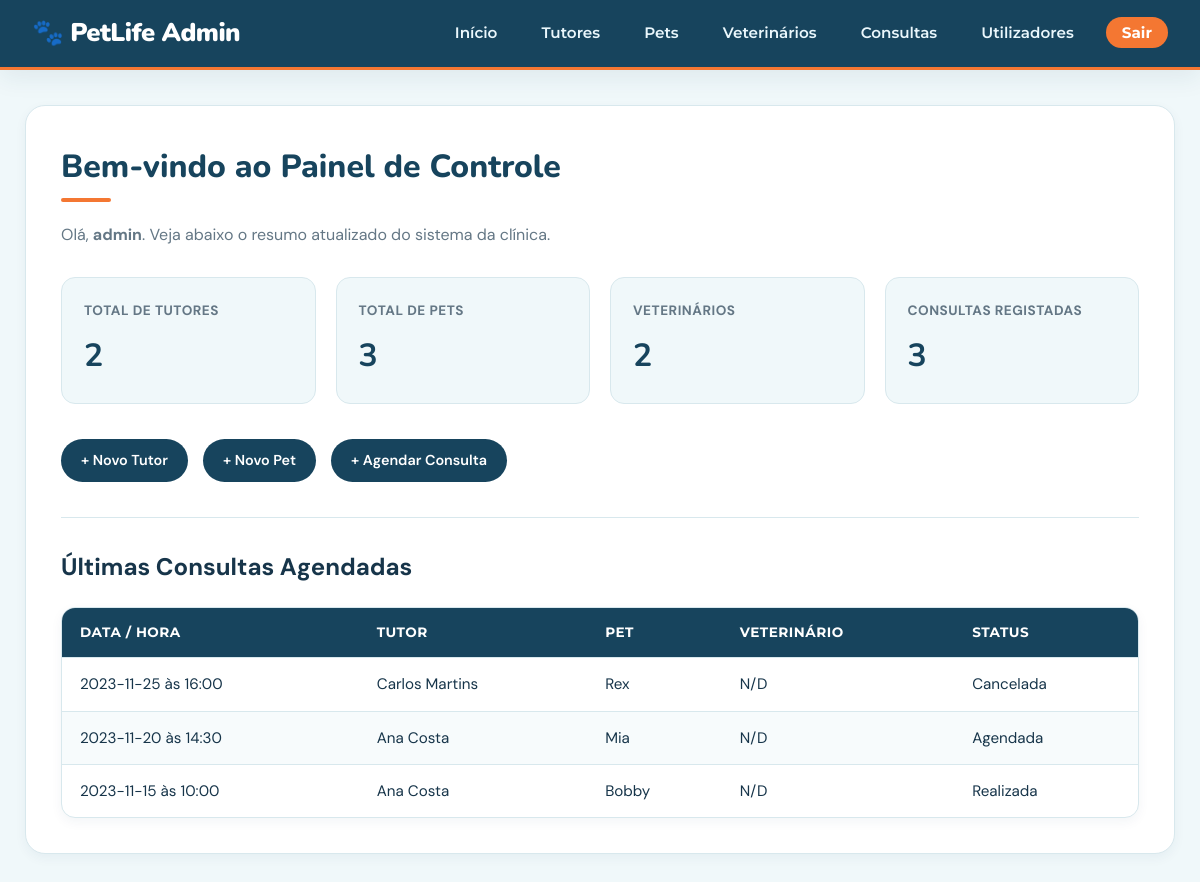
Screenshot of /admin/index.php (signed in) with the database file from the repository.
### tables this page shows
CREATE TABLE TUTOR (
    id_tutor INTEGER PRIMARY KEY AUTOINCREMENT,
    nome TEXT NOT NULL,
    cpf TEXT UNIQUE,
    telefone TEXT,
    email TEXT,
    endereco TEXT,
    data_cadastro DATE
);

### funcoes/banco-tutores.php (called while the page is built, shortened)
<?php
function listarTutores($conexao) {
    $sql = "SELECT * FROM TUTOR ORDER BY nome ASC";
    $stmt = $conexao->query($sql);
    return $stmt->fetchAll();
}
?>

### funcoes/banco-pets.php (called while the page is built, shortened)
<?php
function listarPets($conexao) {$sql = "SELECT PET.*, TUTOR.nome AS nome_tutor
            FROM PET
            JOIN TUTOR ON PET.id_tutor = TUTOR.id_tutor
            ORDER BY PET.nome ASC";
    $stmt = $conexao->query($sql);
    return $stmt->fetchAll();
}
?>

### funcoes/banco-veterinarios.php (called while the page is built, shortened)
<?php
function listarVeterinarios($conexao) {
    $sql = "SELECT * FROM VETERINARIO ORDER BY nome ASC";
    $stmt = $conexao->query($sql);
    return $stmt->fetchAll();
}
?>

### funcoes/banco-consultas.php (called while the page is built, shortened)
<?php
function listarConsultas($conexao) {
    $sql = "SELECT CONSULTA.*,
                   TUTOR.nome AS nome_tutor,
                   PET.nome AS nome_pet,
                   VETERINARIO.nome AS nome_vet
            FROM CONSULTA
            JOIN TUTOR ON CONSULTA.id_tutor = TUTOR.id_tutor
            JOIN PET ON CONSULTA.id_pet = PET.id_pet
            JOIN VETERINARIO ON CONSULTA.id_veterinario = VETERINARIO.id_veterinario
            ORDER BY CONSULTA.data DESC, CONSULTA.horario DESC";
    $stmt = $conexao->query($sql);
    return $stmt->fetchAll();
}
?>

### admin/index.php (the view, shortened to what this page needs)
<?php
require_once '../config/conexao.php';
require_once '../funcoes/banco-tutores.php';
require_once '../funcoes/banco-pets.php';
require_once '../funcoes/banco-veterinarios.php';
require_once '../funcoes/banco-consultas.php';
$totalTutores = count(listarTutores($conexao));
$totalPets = count(listarPets($conexao));
$totalVeterinarios = count(listarVeterinarios($conexao));
$consultas = listarConsultas($conexao);
$totalConsultas = count($consultas);
?>
<!DOCTYPE html>
<html lang="pt">
<head>
    <link rel="stylesheet" href="../css/style.css">
</head>
<body>
    <header>
        <div class="header-wrapper">
            <h2>🐾 PetLife Admin</h2>
            <nav>
                <ul>
                    <li><a href="index.php">Início</a></li>
                    <li><a href="tutores.php">Tutores</a></li>
                    <li><a href="pets.php">Pets</a></li>
                    <li><a href="veterinarios.php">Veterinários</a></li>
                    <li><a href="consultas.php">Consultas</a></li>
                    <li><a href="usuarios.php">Utilizadores</a></li>
                    <li><a href="logout.php">Sair</a></li>
                </ul>
            </nav>
        </div>
    </header>
    <div class="container">
        <div class="dashboard-welcome">
            <h1>Bem-vindo ao Painel de Controle</h1>
            <p>Olá, <strong><?= htmlspecialchars($_SESSION['nome_usuario'] ?? 'Administrador') ?></strong>. Veja abaixo o resumo atualizado do sistema da clínica.</p>
        </div>
        <div class="stats-grid">
            <div class="stat-card">
                <span>Total de Tutores</span>
                <strong><?= $totalTutores ?></strong>
            </div>
            <div class="stat-card">
                <span>Total de Pets</span>
                <strong><?= $totalPets ?></strong>
            </div>
            <div class="stat-card">
                <span>Veterinários</span>
                <strong><?= $totalVeterinarios ?></strong>
            </div>
            <div class="stat-card">
                <span>Consultas Registadas</span>
                <strong><?= $totalConsultas ?></strong>
            </div>
        </div>
        <div class="quick-actions">
            <a href="tutores.php" class="quick-btn">+ Novo Tutor</a>
            <a href="pets.php" class="quick-btn">+ Novo Pet</a>
            <a href="consultas.php" class="quick-btn">+ Agendar Consulta</a>
        </div>
        <hr>
        <h2>Últimas Consultas Agendadas</h2>
        <table>
            <thead>
                <tr>
                    <th>Data / Hora</th>
                    <th>Tutor</th>
                    <th>Pet</th>
                    <th>Veterinário</th>
                    <th>Status</th>
                </tr>
            </thead>
            <tbody>
                <?php if (!empty($consultas)): ?>
                    <?php
                    $consultasRecentes = array_slice($consultas, 0, 5);
                    foreach ($consultasRecentes as $c):
                    ?>
                        <tr>
                            <td><?= ($c['data'] ?? '') . ' às ' . ($c['horario'] ?? '') ?></td>
                            <td><?= $c['tutor_nome'] ?? $c['nome_tutor'] ?? 'N/D' ?></td>
                            <td><?= $c['pet_nome'] ?? $c['nome_pet'] ?? 'N/D' ?></td>
                            <td><?= $c['veterinario_nome'] ?? $c['nome_veterinario'] ?? 'N/D' ?></td>
                            <td><?= $c['status'] ?? 'Agendada' ?></td>
                        </tr>
                    <?php endforeach; ?>
                <?php else: ?>
                    <tr>
                        <td colspan="5" style="text-align: center;">Nenhuma consulta registada no sistema.</td>
                    </tr>
                <?php endif; ?>
            </tbody>
        </table>
    </div>
</body>
</html>

### css/style.css (style rules this page uses)
:root { --color-primary: #17445D; --color-primary-dark: #103448; --color-primary-light: #DCEEF4; --color-orange: #F47732; --color-orange-hover: #DD6024; --color-accent: #F6A15D; --color-dark: #17354A; --color-muted: #647785; --color-bg-light: #F0F8FA; --color-card-bg: #FFFFFF; --color-border: #D8E8ED; --white: #FFFFFF; --gray: #647785; --font-sans: 'DM Sans', sans-serif; --font-serif: 'Playfair Display', serif; --font-logo: 'Nunito', sans-serif; --font-sub: 'Montserrat', sans-serif; --radius-sm: 8px; --radius-md: 14px; --radius-lg: 20px; --radius-full: 999px; --shadow-sm: 0 4px 12px rgba(23, 68, 93, 0.05); --shadow-md: 0 8px 24px rgba(23, 68, 93, 0.08); --shadow-hover: 0 12px 30px rgba(23, 68, 93, 0.12); --transition-fast: all 0.2s ease; --transition-normal: all 0.35s ease; --transition-bounce: all 0.4s ease; }
* { margin: 0; padding: 0; box-sizing: border-box; }
html { font-size: 16px; scroll-behavior: smooth; }
body { font-family: var(--font-sans); background-color: var(--color-bg-light); color: var(--color-dark); line-height: 1.6; min-height: 100vh; }
a { text-decoration: none; color: inherit; }
header { background-color: var(--color-primary); border-bottom: 3px solid var(--color-orange); padding: 0.8rem 2rem; box-shadow: var(--shadow-md); position: sticky; top: 0; z-index: 1000; }
header .header-wrapper { max-width: 1200px; margin: 0 auto; display: flex; justify-content: space-between; align-items: center; flex-wrap: wrap; gap: 15px; }
header h2 { font-family: var(--font-logo); color: var(--white); font-size: 1.6rem; font-weight: 900; letter-spacing: -0.5px; margin: 0; display: flex; align-items: center; gap: 8px; }
nav ul { list-style: none; display: flex; align-items: center; gap: 20px; padding: 0; margin: 0; }
nav a { color: #EAF7FC; font-family: var(--font-sub); font-size: 0.95rem; font-weight: 600; padding: 8px 12px; border-radius: var(--radius-sm); transition: var(--transition-fast); position: relative; }
nav a[href="logout.php"] { background-color: var(--color-orange); color: var(--white) !important; font-weight: 700; padding: 6px 16px; border-radius: var(--radius-full); }
.container, body > .container { max-width: 1150px; margin: 35px auto; background: var(--color-card-bg); padding: 35px; border-radius: var(--radius-lg); box-shadow: var(--shadow-sm); border: 1px solid var(--color-border); }
h1 { font-family: var(--font-logo); color: var(--color-primary); font-size: 2rem; font-weight: 800; margin-bottom: 20px; position: relative; padding-bottom: 10px; }
h1::after { content: ""; position: absolute; bottom: 0; left: 0; width: 50px; height: 4px; background: var(--color-orange); border-radius: var(--radius-full); }
p { color: var(--color-muted); font-size: 1rem; }
hr { border: 0; height: 1px; background: var(--color-border); margin: 30px 0; }
table { width: 100%; border-collapse: separate; border-spacing: 0; margin-top: 20px; background: var(--white); border-radius: var(--radius-md); overflow: hidden; border: 1px solid var(--color-border); box-shadow: var(--shadow-sm); }
th, td { padding: 14px 18px; text-align: left; border-bottom: 1px solid var(--color-border); font-size: 0.95rem; }
th { background-color: var(--color-primary); color: var(--white); font-family: var(--font-sub); font-weight: 700; font-size: 0.85rem; letter-spacing: 0.5px; text-transform: uppercase; }
tr:last-child td { border-bottom: none; }
tr:nth-child(even) { background-color: rgba(240, 248, 250, 0.5); }

### admin/index.php (style rules this page uses)
.dashboard-welcome { margin-bottom: 30px; }
.stats-grid { display: grid; grid-template-columns: repeat(auto-fit, minmax(220px, 1fr)); gap: 20px; margin-bottom: 35px; }
.stat-card { background: var(--color-bg-light); border: 1px solid var(--color-border); padding: 22px; border-radius: var(--radius-md); display: flex; flex-direction: column; gap: 8px; transition: var(--transition-fast); }
.stat-card span { font-size: 0.85rem; font-weight: 700; color: var(--color-muted); text-transform: uppercase; letter-spacing: 0.5px; }
.stat-card strong { font-size: 2rem; font-family: var(--font-logo); color: var(--color-primary); }
.quick-actions { display: flex; gap: 15px; flex-wrap: wrap; margin-bottom: 35px; }
.quick-btn { background-color: var(--color-primary); color: white; padding: 10px 20px; border-radius: var(--radius-full); font-size: 0.9rem; font-weight: 600; display: inline-flex; align-items: center; gap: 8px; transition: var(--transition-fast); }

### rows the page displays
tutor: data "2023-11-25", horario "16:00", nome "Carlos Martins", pet_nome "Rex", veterinario_nome "N/D", status "Cancelada"
tutor: data "2023-11-20", horario "14:30", nome "Ana Costa", pet_nome "Mia", veterinario_nome "N/D", status "Agendada", data "2023-11-15", horario "10:00", pet_nome "Bobby", status "Realizada"

### other values shown
$_SESSION['nome_usuario'] "admin"
$totalTutores "2"
$totalPets "3"
$totalVeterinarios "2"
$totalConsultas "3"
